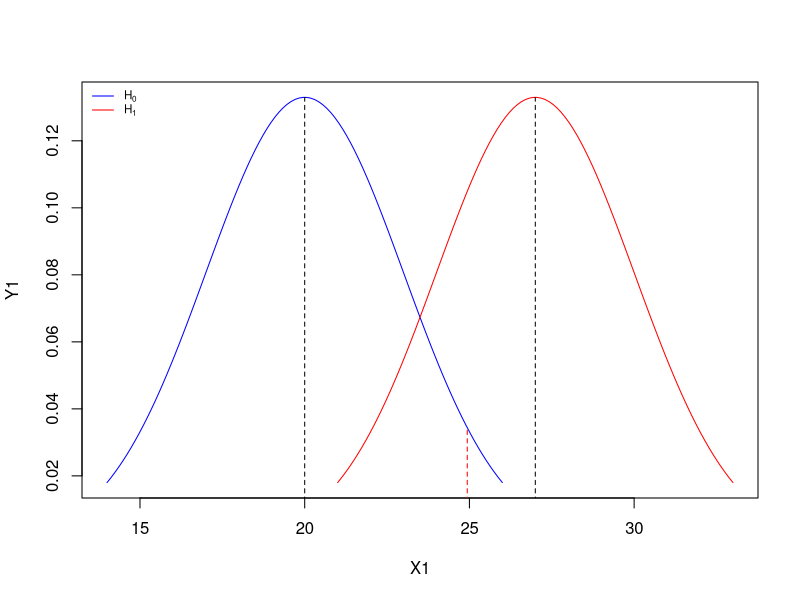
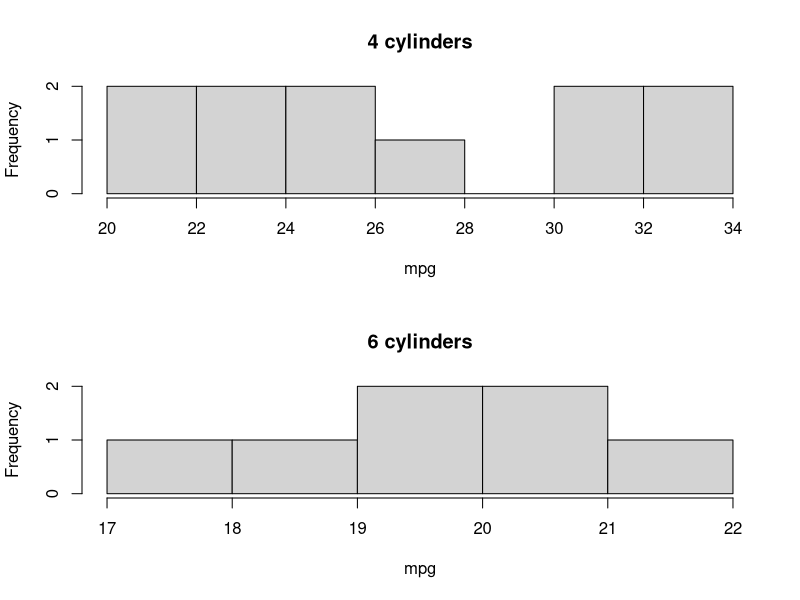

Here is the R script that generated these plots, in order:
## ---- chunk 1
  p = 1 - pbinom(q=6, size=8, p=0.5)
  cat(paste("p-value is", round(p, 6), "\n"))
## ---- chunk 2
mu.1 <- 20
mu.2 <- 27
sigma <- 3
X1 <- seq(from=mu.1 - 2*sigma, to=mu.1 + 2*sigma, length.out=100)
X2 <- seq(from=mu.2 - 2*sigma, to=mu.2 + 2*sigma, length.out=100)
Y1 <- dnorm(X1, mean=mu.1, sd=sigma)
Y2 <- dnorm(X2, mean=mu.2, sd=sigma)

alpha <- 0.05
x.critical <- qnorm(p=1 - alpha, mean=mu.1, sd=sigma)
y.critical <- dnorm(x=x.critical, mean=mu.1, sd=sigma)

xlim <- c(X1[1], X2[100])
plot(X1, Y1, xlim=xlim, type="l", col="blue")
lines(X2, Y2, col="red")
segments(x0=mu.1, y0=0, x1=mu.1, y1=max(Y1), lty=2, col="black")
segments(x0=mu.2, y0=0, x1=mu.2, y1=max(Y2), lty=2, col="black")
segments(x0=x.critical, y0=0, x1=x.critical, y1=y.critical, lty=2, col="red")
legend(x="topleft",
       legend=c(expression(H[0]), expression(H[1])),
       col=c("blue", "red"),
       lty=c(1, 1),
       cex=0.7,
       bty="n")
## ---- chunk 3
  old.par <- par(mfrow=c(2, 1))
  hist(mtcars[mtcars$cyl==4, ]$mpg, xlab="mpg", main="4 cylinders")
  hist(mtcars[mtcars$cyl==6, ]$mpg, xlab="mpg", main="6 cylinders")
## ---- chunk 4
  var.test(mtcars[mtcars$cyl==4, c("mpg")], mtcars[mtcars$cyl==6, c("mpg")])
## ---- chunk 5
  t.test(mtcars[mtcars$cyl==4, c("mpg")], 
         mtcars[mtcars$cyl==6, c("mpg")], 
         paired=FALSE, 
         var.equal=FALSE, 
         alternative="greater")
## ---- chunk 6
  p <- 1 - pbinom(q=55, size=100, p=0.5)
  cat(paste("p-value is", round(p, 6), "\n"))
## ---- chunk 7
  p <-   1 - ppois(15800, lambda=520*30)
  cat(paste("p-value is", round(p, 6), "\n"))
## ---- chunk 8
  mu.1 <- 10
  mu.2 <- 11
  n1 <- 100
  n2 <- 100
## ---- chunk 9
  sigma <- 4 # Standard deviation of the population.
  n_p <- n1 * n2/(n1 + n2)

  t <- (mu.1 - mu.2)/sigma * sqrt(n_p)
## ---- chunk 10
  p.val <- 2 * pnorm(-(abs(t)))
  cat(paste("p-value is", round(p.val, 6), "\n"))
## ---- chunk 11
  vol_change <- 0.01
  sigma <- 0.04
  d <- vol_change/sigma # effect size
  alpha <- 0.05
  P <- 0.8 # Same as 1 - beta
  rhs <- ((qnorm(1 - alpha) + qnorm(P))/d)^2
  cat(paste("Minimum sample size =", ceiling(rhs), "\n"))
